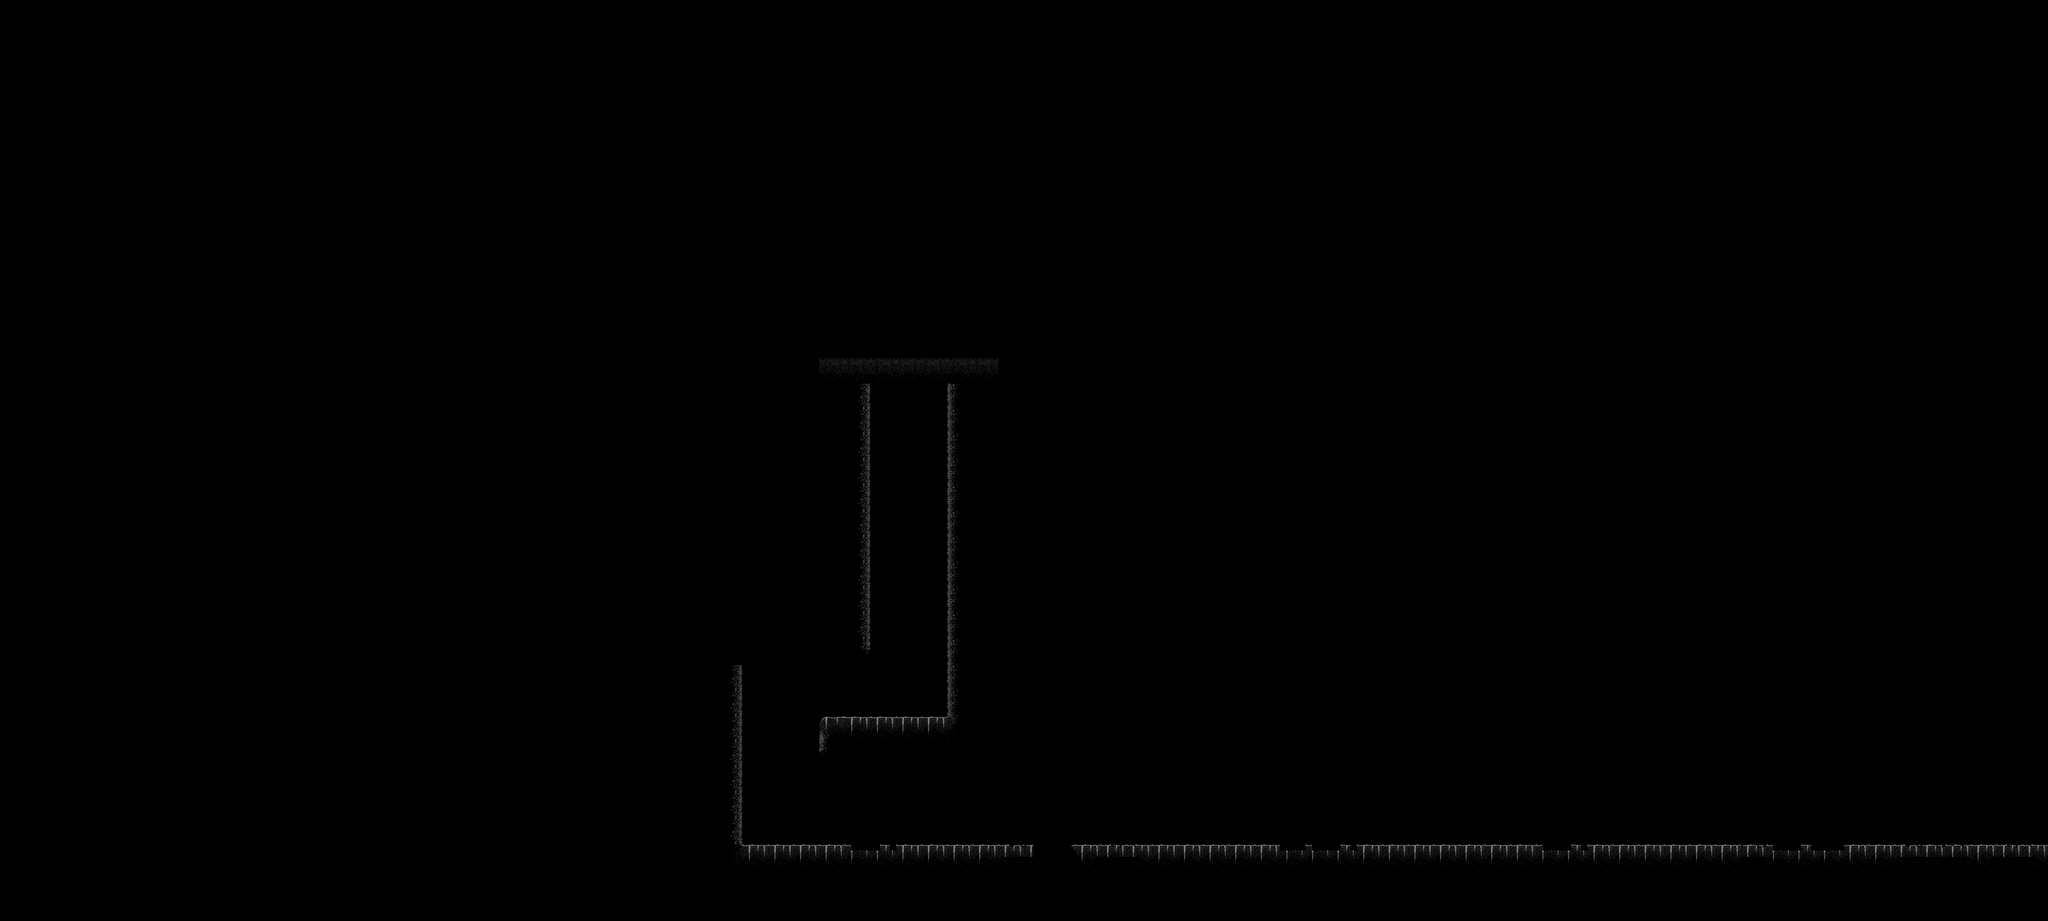

A level layout from a 2D game, rendered from its tile map. Below: a short description, then the map file with tile-grid data replaced by summaries:
An orthogonal 80x36 tile map with 64x64 px tiles, 3 tile layers (Capa de patrones 1, Props, InFrontProps), 8 tilesets and 25 objects.

<map version="1.10" tiledversion="1.11.0" orientation="orthogonal" renderorder="right-down" width="80" height="36" tilewidth="64" tileheight="64" infinite="0" nextlayerid="7" nextobjectid="80">
 <tileset firstgid="1" name="Tileset_Tutorial" tilewidth="64" tileheight="64" tilecount="4" columns="2">
  <image source="Tileset_Tutorial.png" width="128" height="128" />
 </tileset>
 <tileset firstgid="5" source="MapMetadata.tsx" />
 <tileset firstgid="9" name="Tileset_Zona_Onirica" tilewidth="64" tileheight="64" tilecount="64" columns="8">
  <image source="TileSheet_Onirica.png" width="512" height="512" />
 </tileset>
 <tileset firstgid="73" name="Foreground_Onirica" tilewidth="64" tileheight="64" tilecount="220" columns="20">
  <image source="Foreground_Onirica.PNG" width="1280" height="720" />
 </tileset>
 <tileset firstgid="293" name="Props" tilewidth="64" tileheight="64" tilecount="64" columns="8">
  <image source="props_Onirica.png" width="512" height="512" />
 </tileset>
 <tileset firstgid="357" name="TileSheet_Capa 1" tilewidth="64" tileheight="64" tilecount="64" columns="8">
  <image source="TileSheet_Capa 1.png" width="512" height="512" />
 </tileset>
 <tileset firstgid="421" name="Foreground" tilewidth="64" tileheight="64" tilecount="220" columns="20">
  <image source="Props&amp;Objects/Foreground.PNG" width="1280" height="720" />
 </tileset>
 <tileset firstgid="641" name="Props" tilewidth="64" tileheight="64" tilecount="64" columns="8">
  <image source="props_Capa 1.png" width="512" height="512" />
 </tileset>
 <layer id="1" name="Capa de patrones 1" width="80" height="36">
  <properties>
   <property name="Draw" type="bool" value="true" />
  </properties>
  <data>[2880 cells, 2789 non-empty, 17 distinct tile ids]</data>
 </layer>
 <layer id="6" name="Props" width="80" height="36">
  <properties>
   <property name="Draw" type="bool" value="true" />
  </properties>
  <data>[2880 cells, 2757 non-empty, 49 distinct tile ids]</data>
 </layer>
 <layer id="4" name="InFrontProps" width="80" height="36">
  <properties>
   <property name="PostDraw" type="bool" value="true" />
  </properties>
  <data>[2880 cells, 2808 non-empty, 189 distinct tile ids]</data>
 </layer>
 <objectgroup id="3" name="ClimbingWall">
  <object id="75" x="1792" y="1664" width="64" height="448" />
  <object id="76" x="2112" y="960" width="64" height="704" />
  <object id="77" x="2368" y="960" width="64" height="832" />
  <object id="78" x="2048" y="1792" width="64" height="128" />
 </objectgroup>
 <objectgroup id="2" name="Collisions">
  <object id="55" x="1792" y="2112" width="3328" height="64" />
  <object id="56" x="4096" y="1856" width="1024" height="64" />
  <object id="57" x="4032" y="1792" width="64" height="64" />
  <object id="58" x="3968" y="1728" width="64" height="64" />
  <object id="59" x="3904" y="1664" width="64" height="64" />
  <object id="60" x="3840" y="1600" width="64" height="64" />
  <object id="61" x="3776" y="1536" width="64" height="64" />
  <object id="62" x="3712" y="1472" width="64" height="64" />
  <object id="63" x="3648" y="1408" width="64" height="64" />
  <object id="64" x="2880" y="1344" width="768" height="64" />
  <object id="65" x="2816" y="1408" width="64" height="64" />
  <object id="66" x="2752" y="1472" width="64" height="64" />
  <object id="67" x="2688" y="1536" width="64" height="64" />
  <object id="68" x="2624" y="1600" width="64" height="64" />
  <object id="69" x="2560" y="1664" width="64" height="64" />
  <object id="70" x="2496" y="1728" width="64" height="64" />
  <object id="71" x="2432" y="1792" width="64" />
  <object id="72" x="2432" y="1792" width="64" height="64" />
  <object id="73" x="2112" y="1792" width="320" height="128" />
 </objectgroup>
 <objectgroup id="5" name="LevelChanger">
  <object id="74" x="2176" y="960" width="192" height="128" />
  <object id="79" x="4480" y="1920" width="128" height="192" />
 </objectgroup>
</map>
